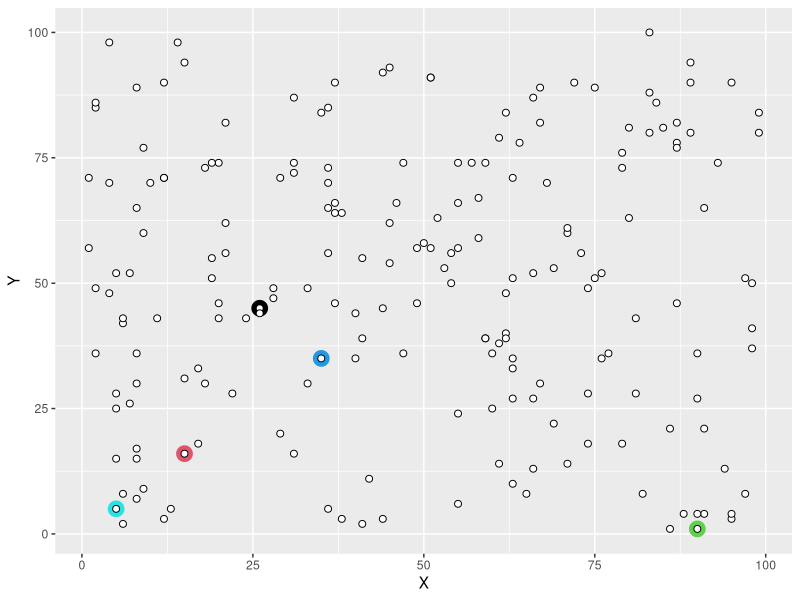
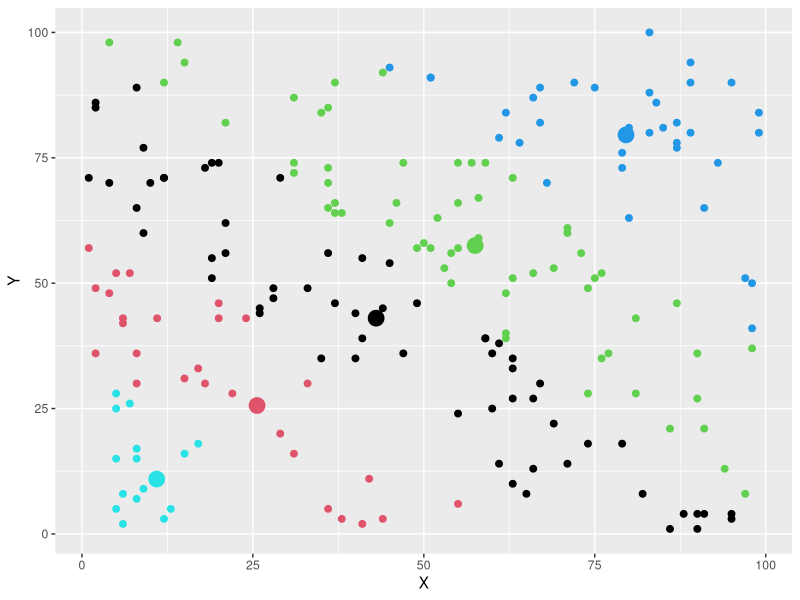
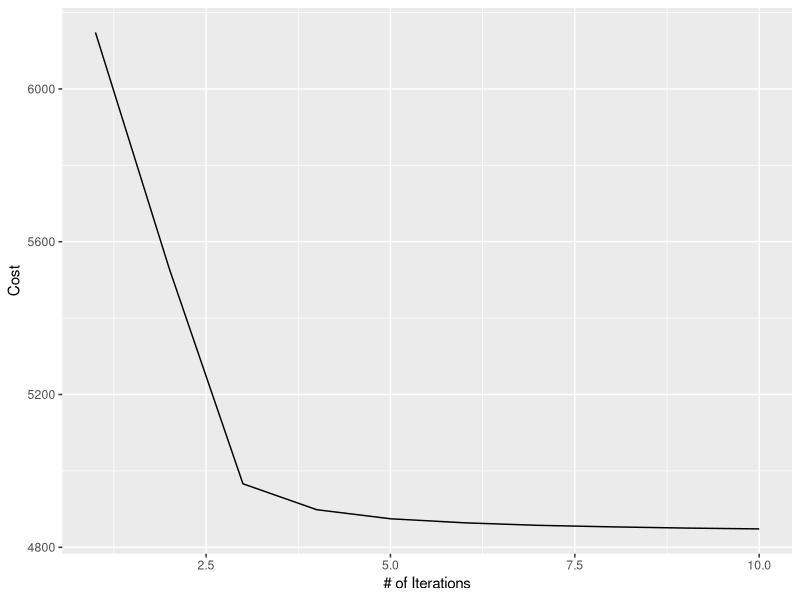
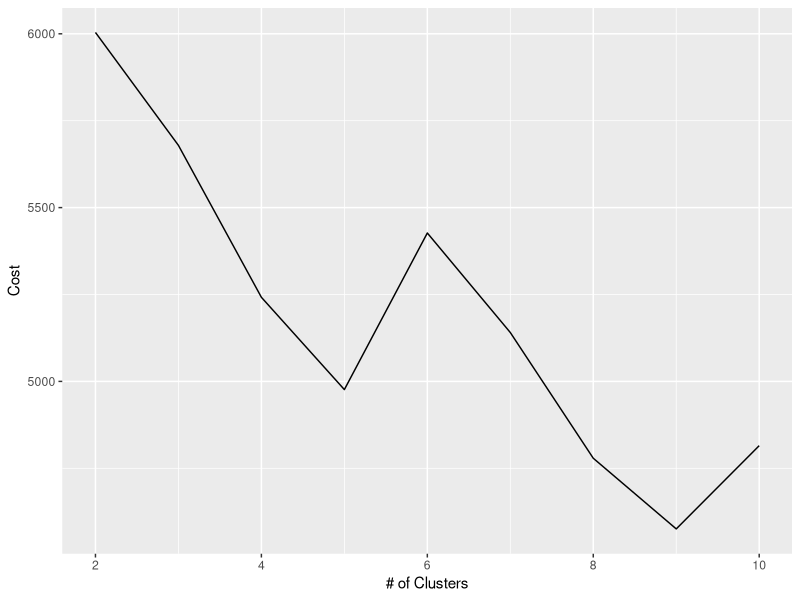

The R script that drew these images, in order:
library(ggplot2)

set.seed(6)

#Setting up the datasets
numPoints = 200
numClusters.data = 5
numClusters = 5
numIterations = 10
spread = 4

distance <- function(matrix, centroid){
  
  dist = apply(matrix, MARGIN = 1, FUN = function(x){
     centroid = centroid[1:2]
     sqrt(sum((centroid - x)^2))})
  
  return(dist)
}

kmeans_simulation = function(npoints, nclusters, niterations, nclusters.data = 4, spread = 5){
  
  xvalues = vector()
  yvalues = vector()
  
  for(i in 1:nclusters.data){
    xvalues = sample(1:100, npoints, replace = TRUE)
    yvalues = sample(1:100, npoints, replace = TRUE)
    # xvalues = c(xvalues, rnorm(npoints/nclusters.data, mean = (25*i), sd = spread))
    # yvalues = c(yvalues, rnorm(npoints/nclusters.data, mean = (100*i)/nclusters.data, sd = spread))
  }
  
  dataset = cbind(xvalues, yvalues)

  # initialize centroids to random values
  # xy =  rnorm(nclusters * 2, mean = meanValue, sd = spread)
  xy =  dataset[sample(1:npoints, nclusters),]
  color = 1:nrow(xy)
  centroids = cbind(xy, color)
  
  centroids_init = centroids
  cost = vector()
  
  for(j in 1:niterations){
    
    alldistances = apply(centroids, MARGIN = 1, distance, matrix = dataset)
    clusterAssignment = apply(alldistances, MARGIN = 1, which.min)
    cost[j] = sum(sapply(1:nclusters, 
                         function(x) sum(distance(dataset[clusterAssignment == x,], centroids[x,]))))
    centroids[,1:2] = sapply(1:nclusters, 
                             function(x) mean(dataset[clusterAssignment == x,1:2]))

  }
  
  return (list(cost, clusterAssignment, centroids, dataset, centroids_init))
}

list = kmeans_simulation(numPoints, numClusters, numIterations, numClusters.data, spread)

ggplot(data = NULL) +
  geom_point(size=2, shape="23") + xlab("X") + ylab("Y") +
  geom_point(aes(x=list[[5]][,1], y=list[[5]][,2]), colour=list[[5]][,3], size=5) +
  geom_point(aes(x=list[[4]][,1], y=list[[4]][,2]), colour="black",fill = "white", pch=21, size=2)

Sys.sleep(2)

ggplot(data = NULL) +
  geom_point(aes(x=list[[3]][,1], y=list[[3]][,2]), colour=list[[3]][,3], size=5) +
  geom_point(aes(x=list[[4]][,1], y=list[[4]][,2]), colour=list[[2]], size=2) +
  xlab("X") + ylab("Y")

Sys.sleep(2)

ggplot(data = NULL) +
  geom_line(aes(x=1:numIterations, y=list[[1]])) +
  xlab("# of Iterations") + ylab("Cost")

costList = vector()

for(i in 2:10){
  costList[i] = kmeans_simulation(numPoints, i, numIterations, numClusters.data, spread)[[1]][numIterations]
}

ggplot(data = NULL) +
  geom_line(aes(x = 2:length(costList), y = costList[2:length(costList)])) +
  xlab("# of Clusters") + ylab("Cost")
